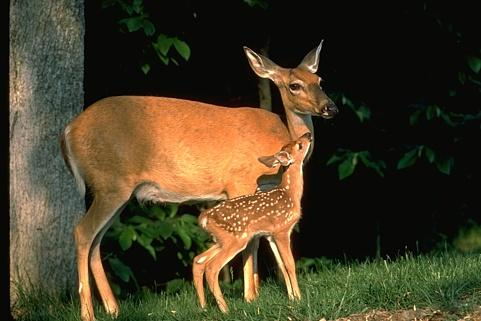
#> input picture Lboratorio5_canales-de-color/317080.jpg, 481 x 321 px
$ jupyter execute canales_de_color.ipynb   (shell and % lines are left out)
#> lines starting #> are read from the running program, lines starting #| are printed output that depends on the picture
[cell 1]
import numpy as np
#numpy es para matrices
import cv2
from cv2 import imread
#cv2 es para vision por computador y procesamiento de imagenes
import matplotlib.pyplot as plt

[cell 2]
img= imread('317080.jpg')
#> img is the input picture: shape (321, 481, 3); mean B, G, R 38.4, 61.8, 71.2
plt.imshow(img)
plt.show()

[cell 3]
img_canny_color= cv2.Canny(img, 100, 150)
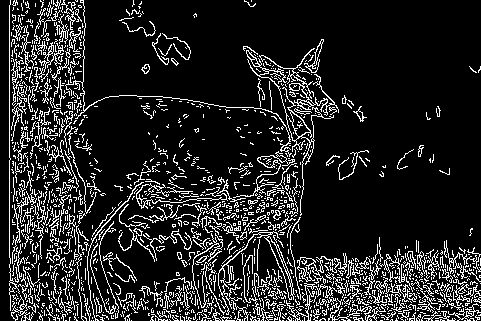
#> img_canny_color: shape (321, 481); 14.2% white in thin lines or dots
plt.imshow(img_canny_color)

[cell 4]
img_only_0=img[:,:,0]
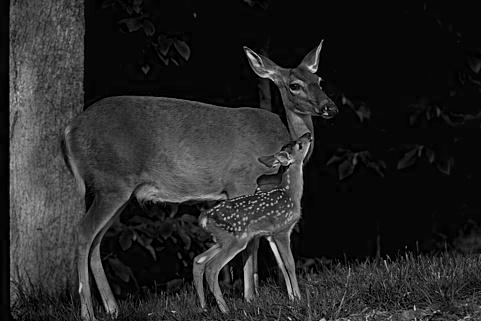
#> img_only_0: shape (321, 481); min 0, max 230, mean 38.4
plt.imshow(img_only_0)
plt.show()

[cell 5]
img_only_1=img[:,:,1]
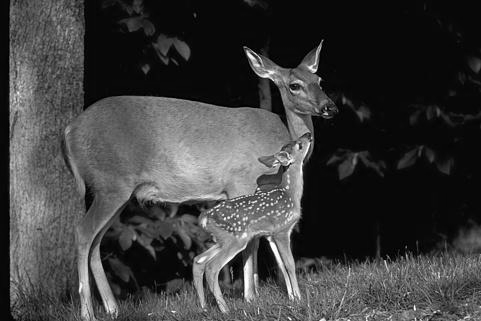
#> img_only_1: shape (321, 481); min 0, max 255, mean 61.8
plt.imshow(img_only_1)
plt.show()

[cell 6]
img_only_2=img[:,:,2]
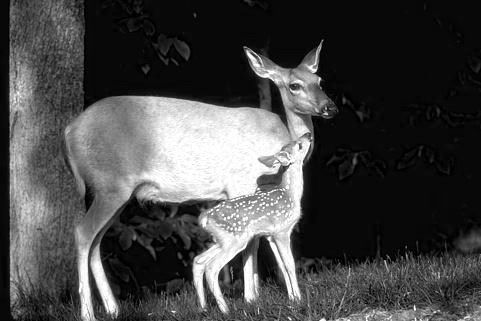
#> img_only_2: shape (321, 481); min 0, max 255, mean 71.2
plt.imshow(img_only_2)
plt.show()

[cell 7]
ver = np.hstack((img_only_0, img_only_1, img_only_2))
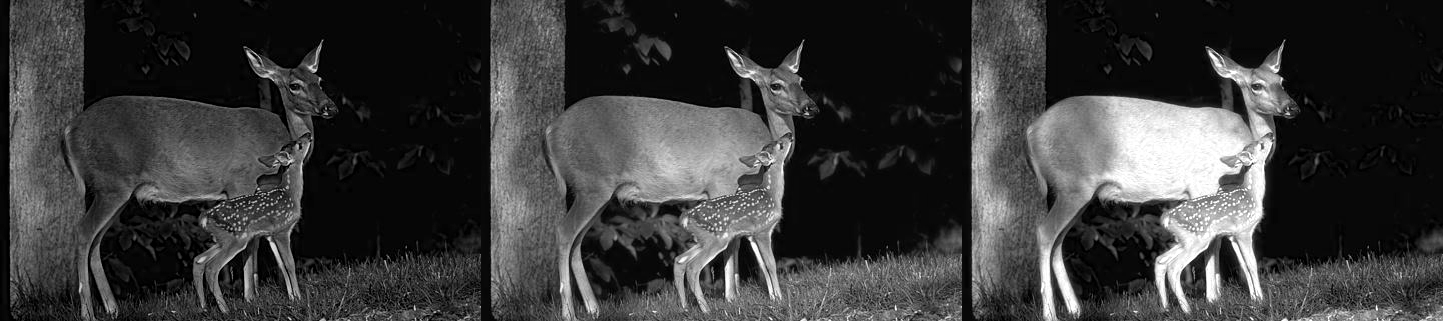
#> ver: shape (321, 1443); min 0, max 255, mean 57.1
